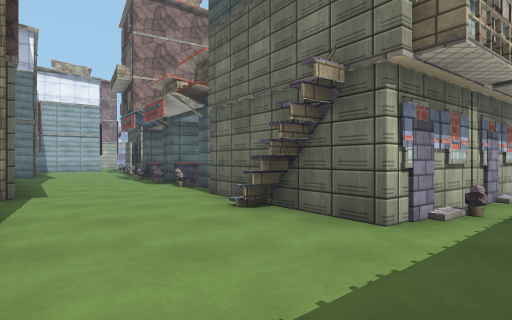
[1] (above)

24 first-person views from a walk through a scene from a Unity 3-D project. The camera is 1.2 m above the floor, looks level and sees 80° across. The floor is counted in squares, 2 m on a side. Each view is taken from the middle of a square. On the plan, view 1 faces up. The plan holds only what a view shows up to about 9 squares ahead; the rest is blank. The place goes on beyond the plan. Surface patterns are stand-ins for the level's own textures.

[2]
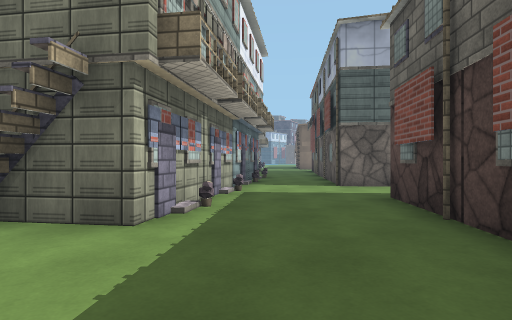

[3]
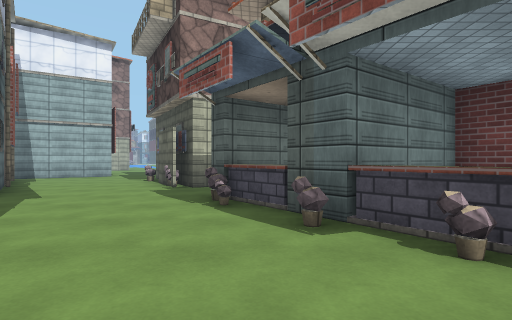

[4]
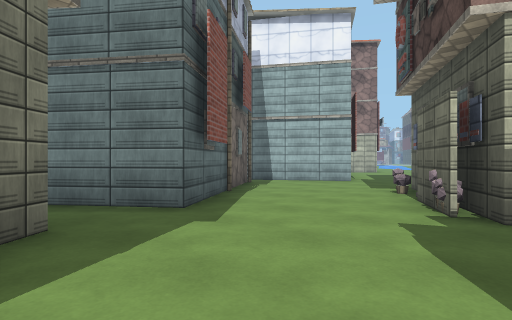

[5]
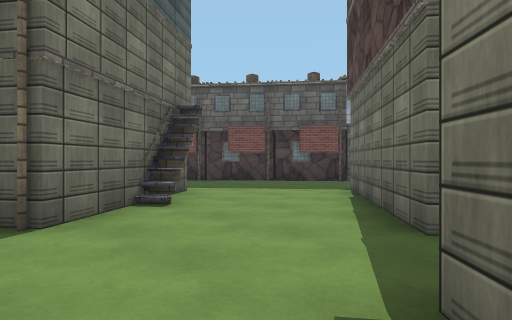

[6]
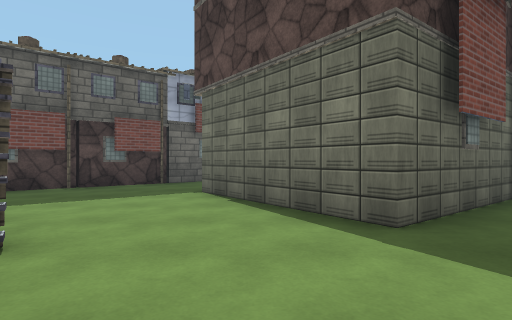

[7]
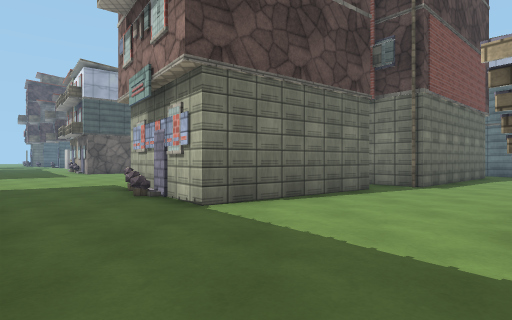

[8]
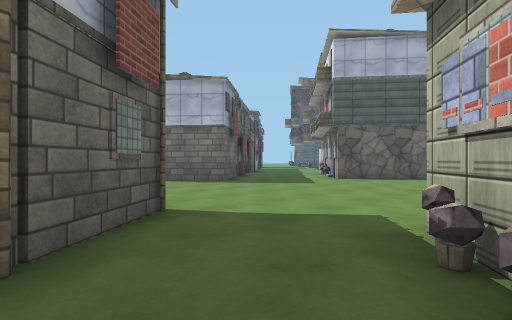

[9]
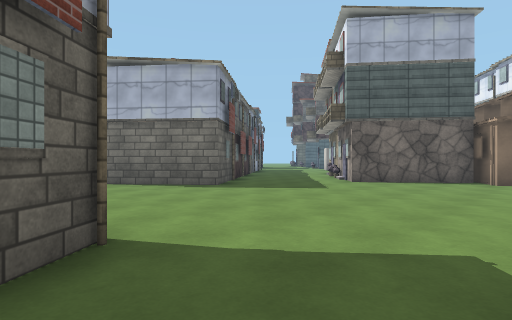

[10]
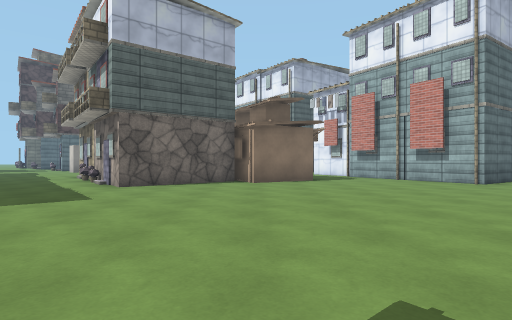

[11]
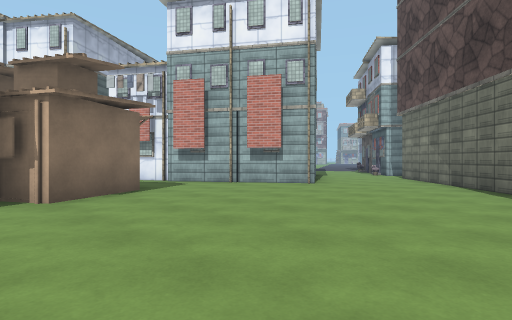

[12]
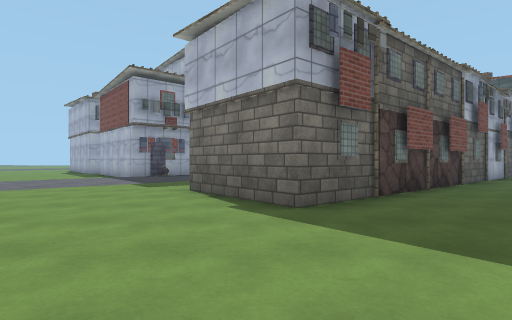

[13]
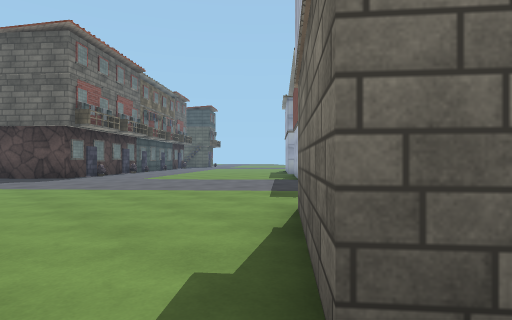

[14]
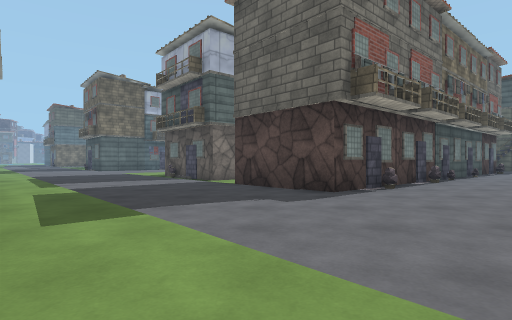

[15]
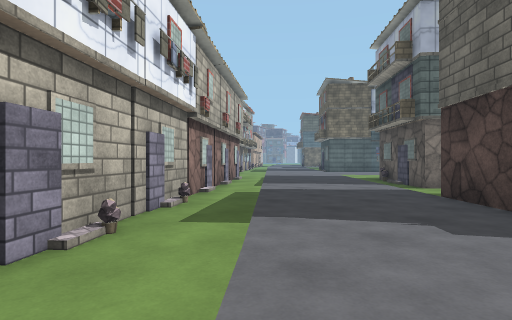

[16]
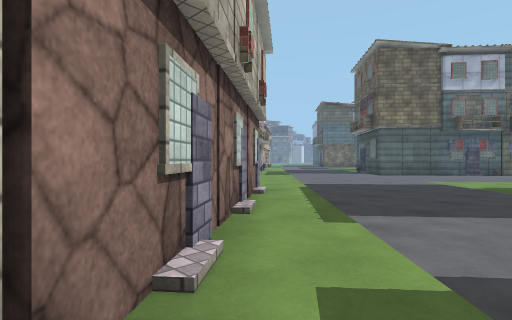

[17]
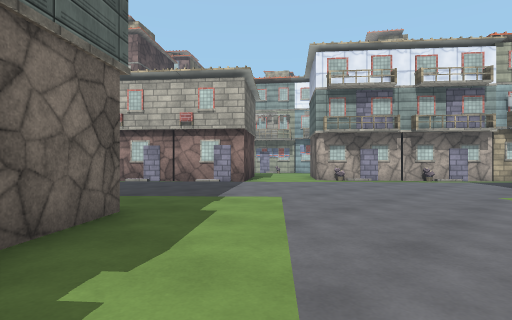

[18]
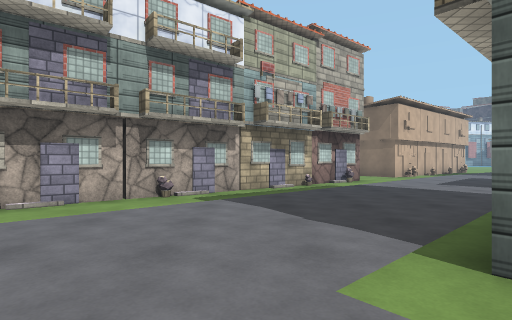

[19]
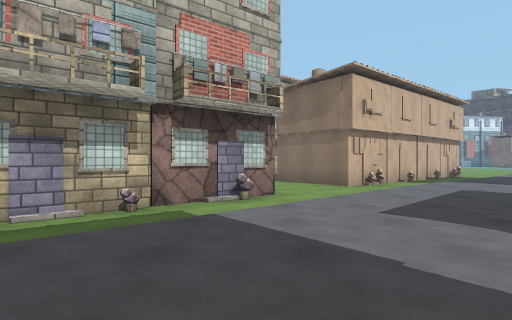

[20]
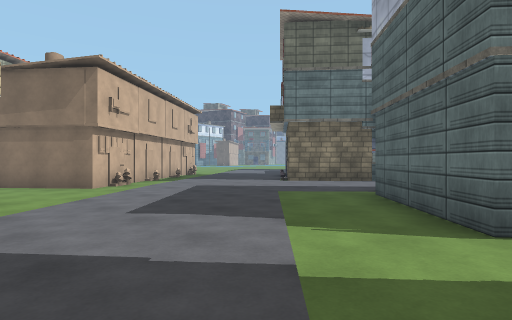

[21]
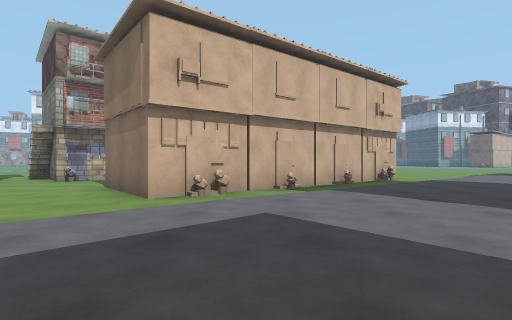

[22]
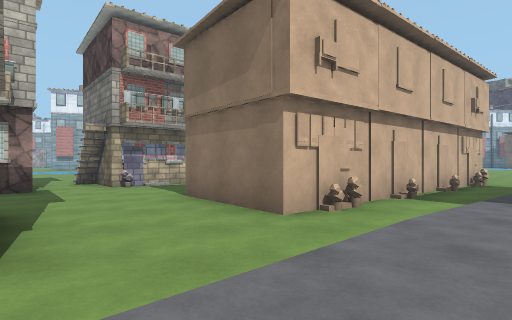

[23]
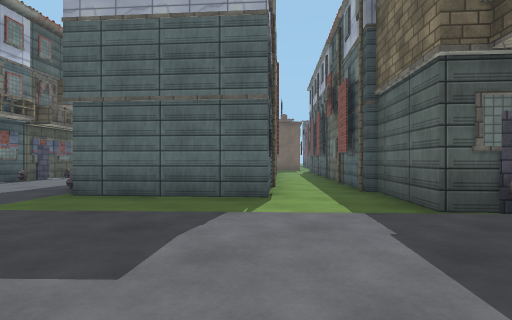

[24]
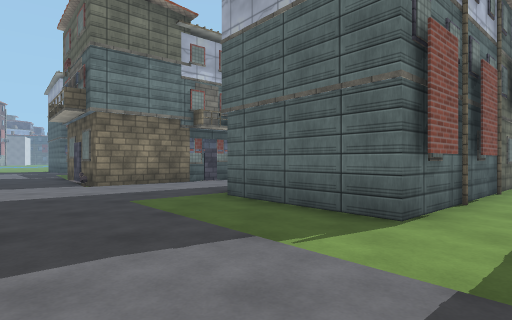

### Floor plan
Key: @ floor where view 1 was taken; # wall or solid block; . main floor; : floor 0.25 m higher than the main floor; / step, stairs or slope; = window, fence, low wall or low ledge; ^ raised ledge; O other object.
Columns run from 14 left of view 1 to 24 right of it. Each row starts with its distance up from view 1.
 15    ##...#                 # ##       O.
 14    #....##                ###.      OO.
 13    ##....#                #...    OO../
 12     ##...##               #...O   O./::
 11      ##.... #              .... OO./:::
 10      ##....## #            ....OO./::::
  9      #.....^###              .../:::::#
  8        #....#                #./:::::##
  7        ##...=^      #      ###/::::::##
  6      ## ##...##   ###     ##./::::::::#
  5      .## ##...#  ##...#  ##./:::://::::
  4   # ...###....####...#####./:::/..##:::
  3   ##....#..#...##....###../:::/..##
  2  ##......###......... #/./:::/#..##
  1 ##......## ##.....##  ../:::/###..#
  0 .........   ##@..####/./:::/## ##.#
 -1  .........###..### ##/:::::/    ###
 -2 OOO...........## ###/:::::::
 -3 OOOO.........## ##./::::/:::
 -4 OO#.........#####//::::/./::
 -5   ##........  ##./::::/#../:
 -6    ##....... ##./:::/.###../
 -7   ##.........../:::/.##
 -8   #....#....../:::/#
 -9   ....###..../::::##
-10   ...## ##../:::::##
-11   .###    /::::/:::#
-12  .##      ::::/ /::##
-13  ##       :::/    ::#

Positions as (right, up) in squares from view 1, and headings:
1: (0, 0), facing up
2: (0, 0), facing up-right
3: (-3, 5), facing up
4: (-4, 8), facing up-left
5: (-4, 6), facing down-right
6: (-2, 6), facing down
7: (3, 1), facing left
8: (-1, -1), facing down-left
9: (-2, -2), facing down-left
10: (-3, -3), facing left
11: (-6, -4), facing up-left
12: (-6, -4), facing down
13: (-7, -7), facing down-right
14: (-2, -8), facing right
15: (-1, -9), facing up-right
16: (2, -5), facing up-right
17: (13, -6), facing up-left
18: (12, -2), facing up
19: (15, 2), facing up
20: (15, 2), facing up-right
21: (19, 5), facing up
22: (17, 6), facing up
23: (15, 6), facing down-right
24: (15, 4), facing right
